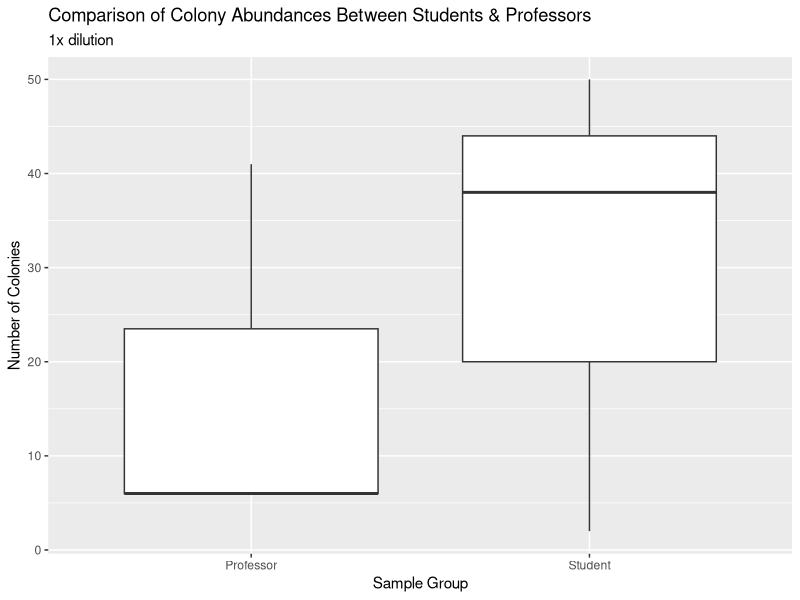

Here is the R script that generated this plot:
## ---- chunk 1
knitr::opts_chunk$set(echo = TRUE)
## ---- chunk 2
library("ggplot2")
library("dplyr")
library("tidyr")
library("readr")
## ---- chunk 3
# read in the culture data from csv
culture_data <- read_csv("data/raw_data/raw_culture_count_data/BIOL422_culturing_data - Sheet1.csv")
## ---- chunk 4
# filter out only 100x dilutions and make boxplot
culture_data %>% 
  filter(student_name == "Shreya Barma") %>%
  filter(dilution_1_10_or_100 == "1") %>% 
  ggplot(aes(x=sample_group,
             y=number_of_colonies)) +
  geom_boxplot() + 
  ggtitle("Comparison of Colony Abundances Between Students & Professors", "1x dilution") +
  xlab("Sample Group") +
  ylab("Number of Colonies")
## ---- chunk 5
#run a statistical test to compare the two groups of abundances 
culture_data %>% 
  filter(student_name == "Shreya Barma") %>%
  filter(dilution_1_10_or_100 == "1") %>% 
  wilcox.test(data = ., 
              number_of_colonies ~ sample_group)

## ---- chunk 6
# Add code chunks as needed for your analyses
